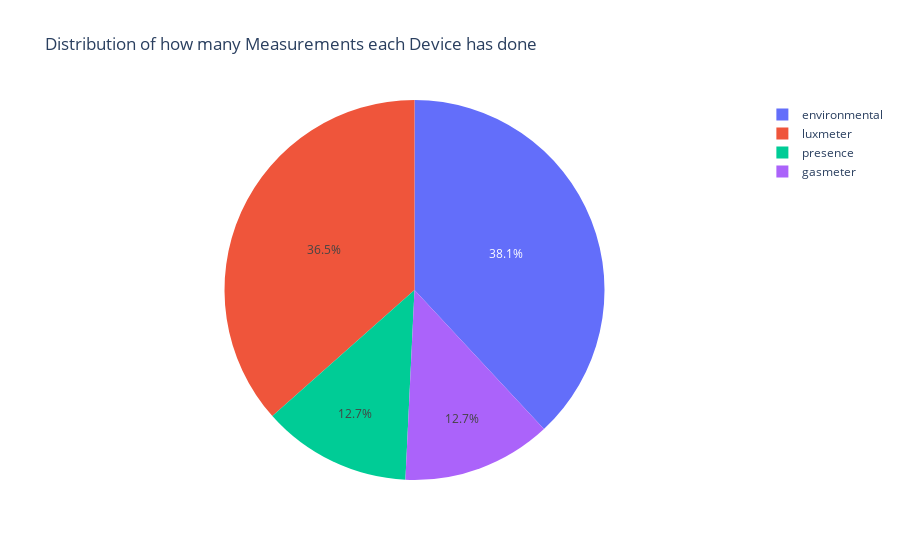

This figure's notebook cell:
### Markdown cell above
# Pie chart with percentages of data from the corresponding device

### Code cell
series = df['type'].value_counts()
df4 = pd.DataFrame(series)
df4 = df4.reset_index()  
df4.columns = ['Type', 'Measurements']
fig = px.pie(df4, values='Measurements', names='Type', title='Distribution of how many Measurements each Device has done')
fig.show()

### Figure 1 — Plotly figure (JSON) as saved in the notebook; plotly's stock layout.template omitted (floating-point values rounded to 4 significant figures)
{"data": [{"domain": {"x": [0, 1], "y": [0, 1]}, "hovertemplate": "Type=%{label}<br>Measurements=%{value}<extra></extra>", "labels": ["environmental", "luxmeter", "presence", "gasmeter"], "legendgroup": "", "name": "", "showlegend": true, "type": "pie", "values": [525, 504, 175, 175]}], "layout": {"autosize": true, "legend": {"tracegroupgap": 0}, "title": {"text": "Distribution of how many Measurements each Device has done"}}}
